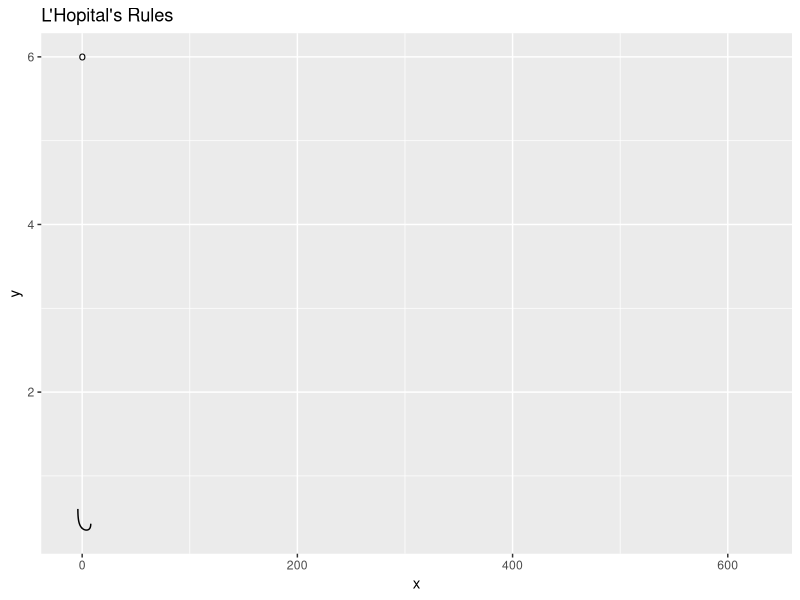

Reproduce this figure in R.
library(ggplot2)

# The limit of sin(x) / x @ x = 0 is undefined because 0/0 is undefined
# But it is there accordingly to this Hopital guy

x <- seq(-2*pi, 200*pi, pi/1000)
f1 <- list()
f1 <- c(f1, function(x) 2 * sin(x) - sin(2*x))
f1 <- c(f1, function(x) 4 * x^2 - 5*x)
f1 <- c(f1, function(x) sin(x) ^ (1 / log(x)))
f1 <- c(f1, function(x) sin(x) ^ 2 - cos(x) - 1)
f1 <- c(f1, function(x) sqrt(x - 1) - log(x))
f1 <- c(f1, function(x) sqrt(x^2 - 1))
f1 <- c(f1, function(x) (1 - 2 / x) ^ x)
f1 <- c(f1, function(x) sqrt(4 + x) - sqrt(4 - x/2))

f2 <- list()
f2 <- c(f2, function(x) x - sin(x))
f2 <- c(f2, function(x) 1 - 3*x^2)
f2 <- c(f2, function(x) 1)
f2 <- c(f2, function(x) x - pi/2)
f2 <- c(f2, function(x) log(x) * sqrt(x - 1))
f2 <- c(f2, function(x) x)
f2 <- c(f2, function(x) 1)
f2 <- c(f2, function(x) x)

i <- 8
y <- f1[[i]](x) / f2[[i]](x)

df <- data.frame(x, y)
ggplot(df, aes(x, y)) +
    geom_line() +
    geom_point(data = data.frame(x = 0, y = 6), shape="o", size=3) +
    ggtitle("L'Hopital's Rules")
